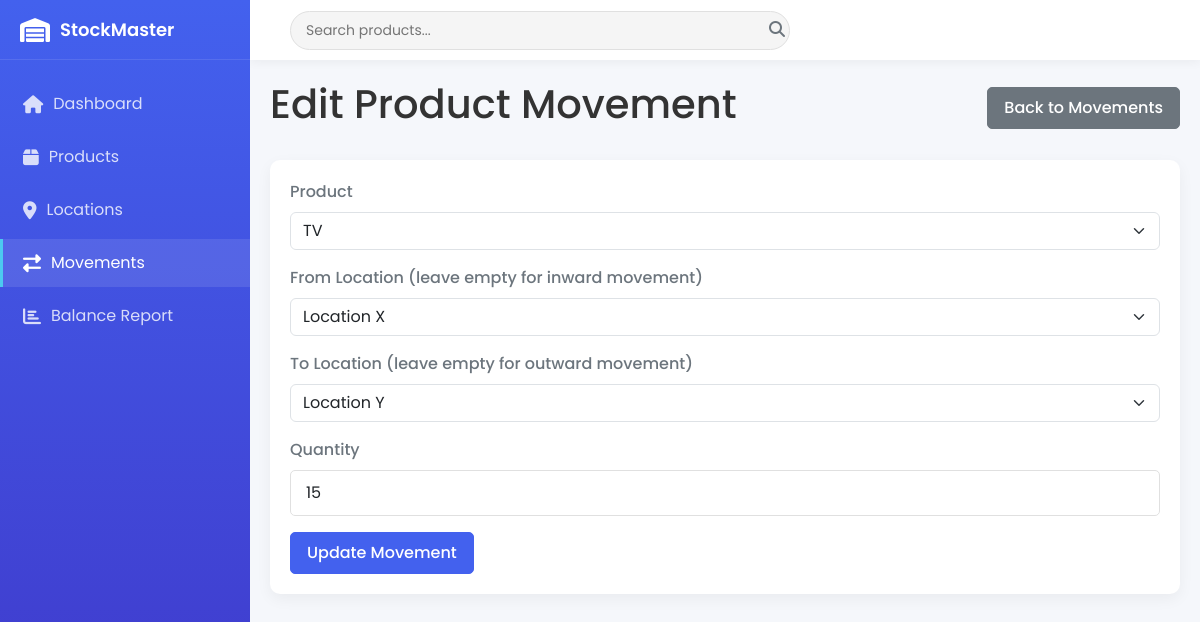
/movements/edit/41, run on the app's committed database.
### models.py (models this page shows, shortened)
class ProductMovement(db.Model):
    movement_id = db.Column(db.Integer, primary_key=True)
    timestamp = db.Column(db.DateTime, default=datetime.now, nullable=False)
    from_location = db.Column(db.String(50), db.ForeignKey('location.location_id'), nullable=True)
    to_location = db.Column(db.String(50), db.ForeignKey('location.location_id'), nullable=True)
    product_id = db.Column(db.String(50), db.ForeignKey('product.product_id'), nullable=False)
    qty = db.Column(db.Integer, nullable=False)
    product = db.relationship('Product', backref='movements')
    source = db.relationship('Location', foreign_keys=[from_location], backref='outgoing_movements')
    destination = db.relationship('Location', foreign_keys=[to_location], backref='incoming_movements')

class Product(db.Model):
    product_id = db.Column(db.String(50), primary_key=True)

class Location(db.Model):
    location_id = db.Column(db.String(50), primary_key=True)

### app.py (the view, shortened to what this page needs)
@app.route('/movements/edit/<int:movement_id>', methods=['GET', 'POST'])
def edit_movement(movement_id):
    movement = ProductMovement.query.get_or_404(movement_id)
    products = Product.query.all()
    locations = Location.query.all()
    return render_template('edit_movement.html', movement=movement, products=products, locations=locations)

### templates/edit_movement.html (shortened to what this page needs)
{% extends 'base.html' %}
{% block content %}
<div class="d-flex justify-content-between align-items-center mb-4">
    <h1>Edit Product Movement</h1>
    <a href="{{ url_for('movements') }}" class="btn btn-secondary">Back to Movements</a>
</div>
<div class="card">
    <div class="card-body">
        <form method="POST">
            <div class="mb-3">
                <label for="product_id" class="form-label">Product</label>
                <select class="form-select" id="product_id" name="product_id" required>
                    {% for product in products %}
                    <option value="{{ product.product_id }}" {% if product.product_id == movement.product_id %}selected{% endif %}>{{ product.product_id }}</option>
                    {% endfor %}
                </select>
            </div>
            <div class="mb-3">
                <label for="from_location" class="form-label">From Location (leave empty for inward movement)</label>
                <select class="form-select" id="from_location" name="from_location">
                    {% for location in locations %}
                    <option value="{{ location.location_id }}" {% if location.location_id == movement.from_location %}selected{% endif %}>{{ location.location_id }}</option>
                    {% endfor %}
                </select>
            </div>
            <div class="mb-3">
                <label for="to_location" class="form-label">To Location (leave empty for outward movement)</label>
                <select class="form-select" id="to_location" name="to_location">
                    {% for location in locations %}
                    <option value="{{ location.location_id }}" {% if location.location_id == movement.to_location %}selected{% endif %}>{{ location.location_id }}</option>
                    {% endfor %}
                </select>
            </div>
            <div class="mb-3">
                <label for="qty" class="form-label">Quantity</label>
                <input type="number" class="form-control" id="qty" name="qty" min="1" value="{{ movement.qty }}" required>
            </div>
            <button type="submit" class="btn btn-primary">Update Movement</button>
        </form>
    </div>
</div>
{% endblock %}

### static/css/style.css (style rules this page uses)
:root { --primary-color: #4361ee; --secondary-color: #3f37c9; --accent-color: #4895ef; --success-color: #4cc9f0; --warning-color: #f72585; --light-color: #f8f9fa; --dark-color: #212529; --gray-color: #6c757d; --sidebar-width: 250px; --header-height: 60px; --transition-speed: 0.3s; }
* { margin: 0; padding: 0; box-sizing: border-box; }
body { font-family: 'Poppins', sans-serif; background-color: #f5f7fb; color: #333; overflow-x: hidden; }
.card { background-color: white; border-radius: 10px; box-shadow: 0 5px 15px rgba(0, 0, 0, 0.05); margin-bottom: 20px; border: none; overflow: hidden; }
.card-body { padding: 20px; }
.btn { border-radius: 5px; padding: 8px 16px; font-weight: 500; transition: all 0.3s; }
.btn-primary { background-color: var(--primary-color); border-color: var(--primary-color); }
.form-control { border-radius: 5px; padding: 10px 15px; border: 1px solid #e0e0e0; }
.form-label { font-weight: 500; margin-bottom: 8px; color: var(--gray-color); }

### data on the page
ProductMovement: product_id "TV", from_location "Location X", to_location "Location Y", qty "15"
